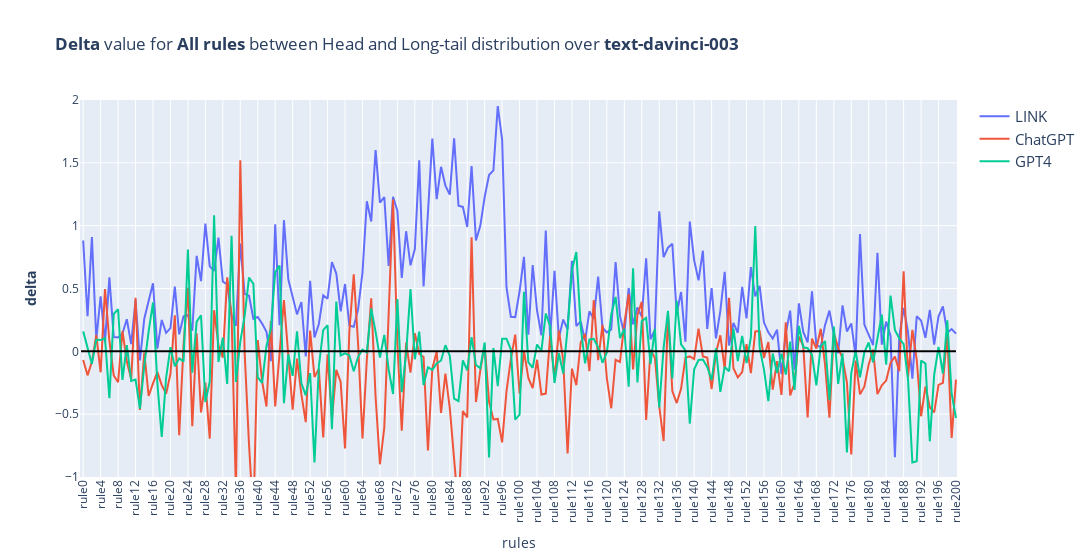

Write notebook code for a chart like this one.
### Code cell
import plotly.express as px
import pandas as pd

# rule_name = {
#     "rule_person":"Person related rules",
#     "rule_object":"Object related rules"
# }
# rule_name = "Person related rules"
# rule_name = "Object related rules"
rule_name = "All rules"
llh_name = {
    "llama":"Llama-7B",
    "gpt":"text-davinci-003"
}


model = "gpt"


data = {}
for method in is_search_or_baseline_list:
        data[method] ,rules = delta_for_setting(delta_all,method,model)
        data["rules"] = rules

df = pd.DataFrame(data)

print(f'LINK: {df["LINK"].mean()}')
print(f'ChatGPT: {df["ChatGPT"].mean()}')
print(f'GPT4: {df["GPT4"].mean()}')
fig = px.line(df, x='rules', y=["LINK","ChatGPT","GPT4"], title=f'<b>Delta</b> value for <b>{rule_name}</b> between Head and Long-tail distribution over <b>{llh_name[model]}</b>')
fig.update_yaxes(title_text="<b>delta</b>")
fig.update_layout(legend_title_text='')
fig.update_layout(xaxis_tickangle=-90)
fig.update_layout(width=1800)
fig.update_layout(
    legend_font=dict(size=15)         
)
line = dict(
    type="line",
    xref="x", 
    yref="y",
    x0=-0.5,  # 开始位置，可以根据需要调整
    y0=0,     # 线的高度
    x1=200,   # 结束位置，可以根据需要调整
    y1=0,     # 线的高度
    line=dict(
        color="black",  # 线的颜色
        width=2        # 线的宽度
    )
)

# 更新图形布局，添加线
fig.update_layout(
    shapes=[line]
)
fig.update_yaxes(range=[-1, 2])
fig.show()
import plotly.io as pio
img_bytes = pio.to_image(fig, format="pdf", scale=7)
with open("delta_all_rules.pdf", "wb") as f:
    f.write(img_bytes)

### Figure 1 — Plotly figure (JSON) as saved in the notebook; plotly's stock layout.template omitted (floating-point values rounded to 4 significant figures; data arrays with more than 128 entries replaced by an {"elided": "..."} marker saying what was removed)
{"data": [{"hovertemplate": "variable=LINK<br>rules=%{x}<br>value=%{y}<extra></extra>", "legendgroup": "LINK", "line": {"color": "#636efa", "dash": "solid"}, "marker": {"symbol": "circle"}, "mode": "lines", "name": "LINK", "orientation": "v", "showlegend": true, "type": "scatter", "x": {"elided": "201 str values"}, "xaxis": "x", "y": {"elided": "201 float values"}, "yaxis": "y"}, {"hovertemplate": "variable=ChatGPT<br>rules=%{x}<br>value=%{y}<extra></extra>", "legendgroup": "ChatGPT", "line": {"color": "#EF553B", "dash": "solid"}, "marker": {"symbol": "circle"}, "mode": "lines", "name": "ChatGPT", "orientation": "v", "showlegend": true, "type": "scatter", "x": {"elided": "201 str values"}, "xaxis": "x", "y": {"elided": "201 float values"}, "yaxis": "y"}, {"hovertemplate": "variable=GPT4<br>rules=%{x}<br>value=%{y}<extra></extra>", "legendgroup": "GPT4", "line": {"color": "#00cc96", "dash": "solid"}, "marker": {"symbol": "circle"}, "mode": "lines", "name": "GPT4", "orientation": "v", "showlegend": true, "type": "scatter", "x": {"elided": "201 str values"}, "xaxis": "x", "y": {"elided": "201 float values"}, "yaxis": "y"}], "layout": {"legend": {"font": {"size": 15}, "title": {"text": ""}, "tracegroupgap": 0}, "shapes": [{"line": {"color": "black", "width": 2}, "type": "line", "x0": -0.5, "x1": 200, "xref": "x", "y0": 0, "y1": 0, "yref": "y"}], "title": {"text": "<b>Delta</b> value for <b>All rules</b> between Head and Long-tail distribution over <b>text-davinci-003</b>"}, "width": 1800, "xaxis": {"anchor": "y", "domain": [0, 1], "tickangle": -90, "title": {"text": "rules"}}, "yaxis": {"anchor": "x", "domain": [0, 1], "range": [-1, 2], "title": {"text": "<b>delta</b>"}}}}
